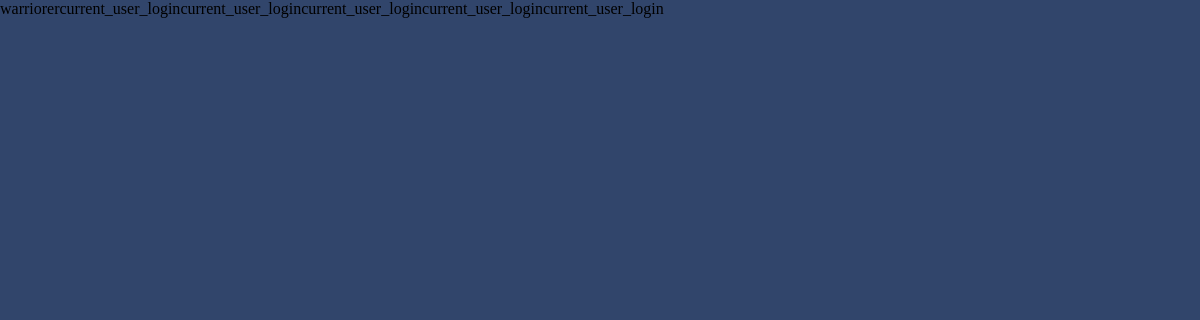
The app's page /FilipskyVehicleSite/test.php with its own data.
### tables this page shows
CREATE TABLE `comment` (
  `id` int NOT NULL,
  `user_id` int NOT NULL,
  `tovar_id` int NOT NULL,
  `comment` varchar(1000) NOT NULL,
  `login` varchar(100) NOT NULL,
  `created_at` date NOT NULL
);

### FilipskyVehicleSite/test.php (the view, shortened to what this page needs)
<!DOCTYPE html>
<html>
<head>
	<link rel="stylesheet" href="style.css">
</head>
<body>
	<main>
		<?php
			$host='localhost';
			$user='root';
			$pass='';
			$dbname='AlikovG';
			$conn = mysqli_connect($host,$user,$pass,$dbname);
		?>
		<?
			$query="SELECT * FROM `comment`";
			$result=mysqli_query($conn, $query);
			while($row=mysqli_fetch_array($result)) {
				echo $row[4];
			}
		?>
	</main>
</body>
</html>

### FilipskyVehicleSite/style.css (style rules this page uses)
body { margin: 0px; width: 100%; min-height: 100vh; height: auto; background: green; }
main { margin: 0px; width: 100%; min-height: 100vh; height: auto; background: rgba(49, 69, 107, 1.0); }

### records on screen
comment: login "warriorer"
comment: login "current_user_login"
comment: login "current_user_login"
comment: login "current_user_login"
comment: login "current_user_login"
comment: login "current_user_login"
